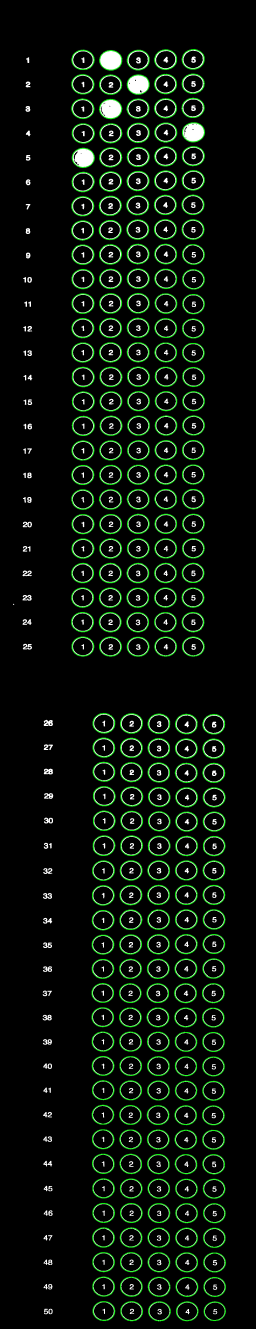
#> input picture QuestionColored.jpg, 1276 x 6644 px (shown at 1/5 size)
$ python -i mcq.py   (imports and definitions only)
#> lines starting #> are read from the running program, lines starting #| are printed output that depends on the picture
import cv2 as cv
import imutils
import numpy as np
import base64

def correcting(img):

    # [98 lines left out: functions order_points, four_point_transform, sort_contours, show_image, get_center, not called in this run]


    SCALE_PERCENT = 90
    answers = [2, 3, 1, 5, 1, 3, 4, 3, 5, 2, 1, 4, 3, 2, 1, 2, 5, 3, 3, 1, 4, 2, 5, 3, 2, 2, 1, 3, 5, 4, 1, 3, 4, 5, 4, 2, 1, 3, 5, 2, 4, 5, 4, 2, 2, 5, 3, 1, 2, 4]

    # originalImage = cv.imread('papers/1.jpg')
    originalImage = cv.imdecode(np.frombuffer(img, np.uint8), -1)
    # originalImage = img.astype('uint8')

    width = int(originalImage.shape[1] * SCALE_PERCENT / 100)
    height = int(originalImage.shape[0] * SCALE_PERCENT / 100)
    dim = (width, height)

    resizedImage = cv.resize(originalImage, dim, interpolation=cv.INTER_AREA)
    grayImage = cv.cvtColor(resizedImage, cv.COLOR_BGR2GRAY)
    blurredImage = cv.GaussianBlur(grayImage, (5, 5), 0)
    edgedImage = cv.Canny(blurredImage, 75, 200)

    # find contours in the edge map, then initialize the contour that corresponds to the document
    borderContours = cv.findContours(edgedImage.copy(), cv.RETR_EXTERNAL, cv.CHAIN_APPROX_SIMPLE)
    borderContours = imutils.grab_contours(borderContours)
    docContours = None

    # ensure that at least one contour was found
    if len(borderContours) > 0:
        # sort the contours according to their size in
        # descending order
        borderContours = sorted(borderContours, key=cv.contourArea, reverse=True)

        # loop over the sorted contours
        for c in borderContours:
            # approximate the contour
            peri = cv.arcLength(c, True)
            approx = cv.approxPolyDP(c, 0.02 * peri, True)

            # if our approximated contour has four points,
            # then we can assume we have found the paper
            if len(approx) == 4:
                docContours = approx
                break

    # apply a four point perspective transform to both the
    # original image and grayscale image to obtain a top-down
    # birds eye view of the paper
    paperImage = four_point_transform(resizedImage, docContours.reshape(4, 2))
    warpedImage = four_point_transform(grayImage, docContours.reshape(4, 2))

    # For border removal
    height, width = warpedImage.shape
    if height % 2 != 0:
        warpedImage = np.concatenate((warpedImage, np.zeros((1, width), dtype='uint8')), axis=0)
        height = warpedImage.shape[0]
    if width % 2 != 0:
        warpedImage = np.concatenate((warpedImage, np.zeros((height, 1), dtype='uint8')), axis=1)
        width = warpedImage.shape[1]

    top_border = int(height * 0.03) * 2
    bottom_border = int(height * 0.008) * 2
    left_border = int(width * 0.022) * 2
    right_border = int(width * 0.025) * 2

    print(warpedImage.shape)
    warpedImage = warpedImage[top_border:height-bottom_border, left_border:width-right_border]

    # show_image(warpedImage)
    # apply Otsu's thresholding method to binarize the warped piece of paper
    thresholdImage = cv.threshold(warpedImage, 0, 255, cv.THRESH_BINARY_INV | cv.THRESH_OTSU)[1]
    # [13 lines of commented-out code are left out]

    midPoint = int(warpedImage.shape[1] / 2)
    concatenatedImage = np.concatenate((thresholdImage[:, :midPoint], thresholdImage[:, midPoint:]))

    # find contours in the thresholded image, then initialize the list of contours that correspond to questions
    anyContours = cv.findContours(concatenatedImage.copy(), cv.RETR_EXTERNAL, cv.CHAIN_APPROX_SIMPLE)
    anyContours = imutils.grab_contours(anyContours)
    questionContours = []

    # loop over the contours
    for c in anyContours:
        # compute the bounding box of the contour, then use the
        # bounding box to derive the aspect ratio
        (x, y, w, h) = cv.boundingRect(c)
        ar = w / float(h)

        # in order to label the contour as a question, region
        # should be sufficiently wide, sufficiently tall, and
        # have an aspect ratio approximately equal to 1
        if w >= 80 and h >= 80 and 0.8 <= ar <= 1.2:
            questionContours.append(c)

    questionColoredImage = cv.threshold(concatenatedImage, 0, 255, cv.THRESH_BINARY_INV | cv.THRESH_OTSU)[1]
    questionColoredImage = cv.cvtColor(questionColoredImage, cv.COLOR_GRAY2RGB)
    # cv.drawContours(questionColoredImage, questionContours, -1, (0, 255, 0), 3)

    # sort the question contours top-to-bottom, then initialize the total number of correct answers
    questionContours = sort_contours(questionContours, method="top-to-bottom")[0]

    # each question has 5 possible answers, to loop over the
    # question in batches of 5
    correct = 0
    for i in range(0, len(questionContours), 5):
        sortedContours = sort_contours(questionContours[i:i + 5], method="left-to-right ")[0]
        answerMarked = None
        numBubbled = 0
        for (j, c) in enumerate(sortedContours):
            mask = np.zeros(concatenatedImage.shape, dtype="uint8")
            cv.drawContours(mask, [c], -1, 255, -1)

            # apply the mask to the thresholded image, then
            # count the number of non-zero pixels in the
            # bubble area
            mask = cv.bitwise_and(concatenatedImage, concatenatedImage, mask=mask)
            total = cv.countNonZero(mask)
            if total > 3000:
                numBubbled += 1
                if numBubbled > 1:
                    answerMarked = None
                    break
                answerMarked = j+1
        color = (0, 0, 255)
        answer = answers[int(i/5)]
        if answer == answerMarked:
            color = (0, 255, 0)
            correct += 1
        x, y = get_center(sortedContours[answer-1])
        cv.circle(questionColoredImage, (x, y), 25, color, -1)
        # cv.drawContours(questionColoredImage, sortedContours[answer-1], -1, color, 3)

    print(questionColoredImage.shape)
    midPointFinal = int(questionColoredImage.shape[0] / 2)
    concatenatedImageFinal = np.concatenate((questionColoredImage[:midPointFinal, :, :], questionColoredImage[midPointFinal:, :, :]), axis=1)

    print(answers)

    SCALE_PERCENT_END = 25
    width = int(concatenatedImageFinal.shape[1] * SCALE_PERCENT_END / 100)
    height = int(concatenatedImageFinal.shape[0] * SCALE_PERCENT_END / 100)
    dim = (width, height)

    concatenatedImageFinal = cv.resize(concatenatedImageFinal, dim, interpolation=cv.INTER_AREA)
    # cv.imwrite('papers/1a-{0}-{1}.jpg'.format(correct, SCALE_PERCENT), concatenatedImageFinal)
    return {"image": base64.b64encode(concatenatedImageFinal).decode("utf-8")}

>>> import cv2
>>> picture = cv2.imread('QuestionColored.jpg', cv2.IMREAD_GRAYSCALE)
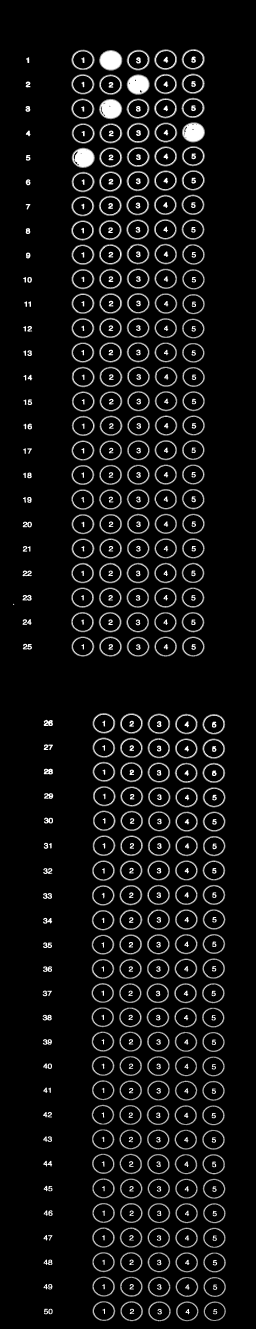
#> picture: shape (6644, 1276) (shown at 1/5 size); min 0, max 255, mean 16.9
#> (the run stopped early here; a loop or call above may not have finished)
